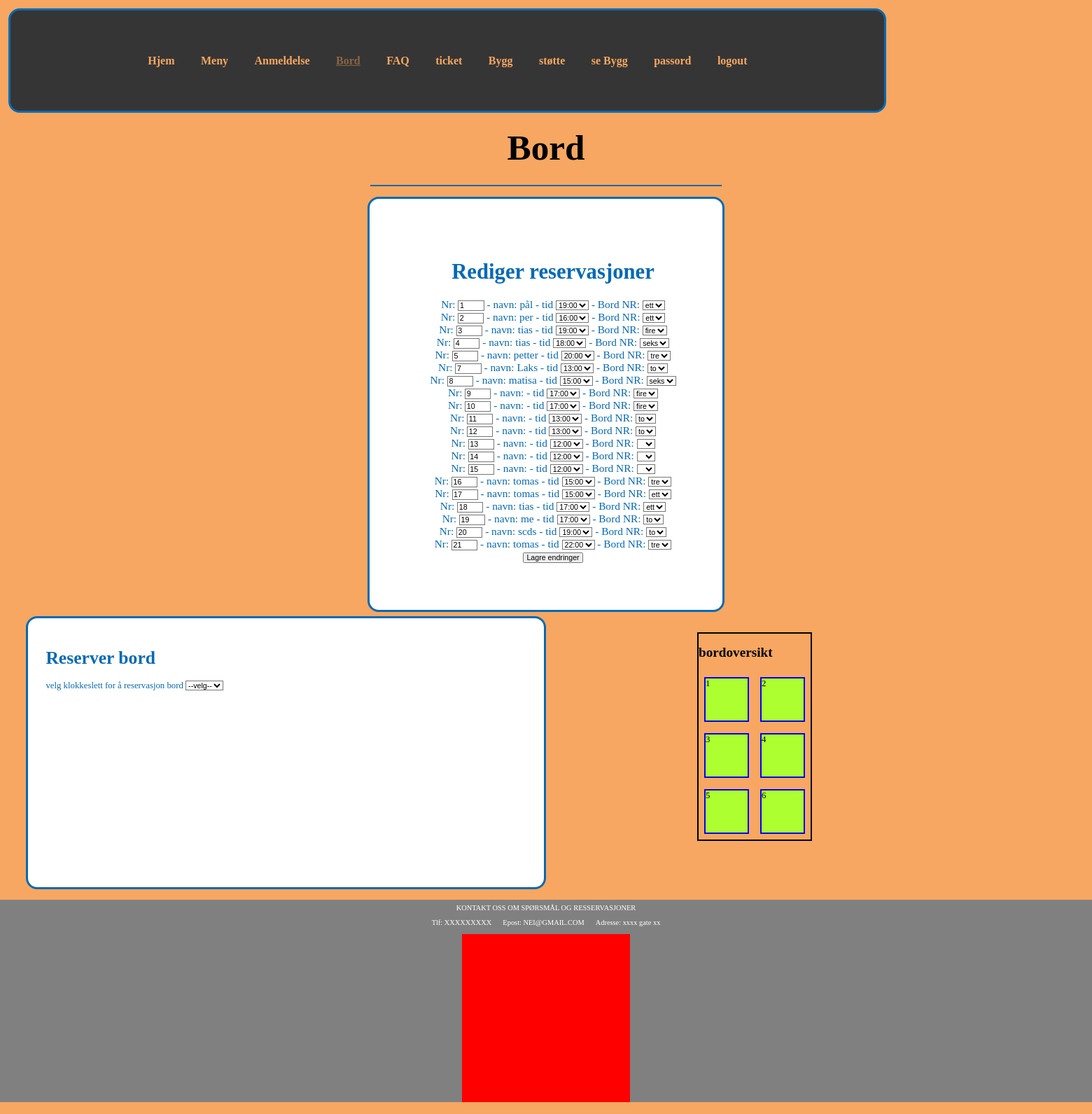
The app's page /php/Bord.php (signed in) with its own data.
### tables this page shows
CREATE TABLE `bord` (
  `id` int(11) NOT NULL,
  `dato` date NOT NULL,
  `Nr` varchar(10) NOT NULL,
  `navn` varchar(40) NOT NULL,
  `komentar` varchar(255) NOT NULL,
  `tid` int(11) NOT NULL
);

### php/Bord.php (the view, shortened to what this page needs)
<?php
include("koble.php");
?>
<!DOCTYPE html>
<html lang="en">
<head>
    <link rel="stylesheet" href="../style/style.css" media="screen and (min-device-width: 800px)">
    <link rel="stylesheet" href="../style/phonestyle.css" media="screen and (max-device-width: 800px)">
</head>
<body>
    <div class="meny">
        <a class="orange" href="../index.php">Hjem</a>
        <a class="orange" href="Meny.php">Meny</a>
        <a class="orange" href="Anmeldelse.php">Anmeldelse</a>
        <a class="darkorange" href="bord.php">Bord</a>
        <a class="orange" href="FAQ.php">FAQ</a>
        <a class="orange" href="tickting/ticket.php">ticket</a>
        <a class="orange" href="BB.php">Bygg</a>
        <?php if (isset($_SESSION['admin']) && $_SESSION['admin'] === 'Admin') {?>
                <?php if (isset($_SESSION['admin']) && $_SESSION['admin'] === 'Admin') {?>
                <a class="orange" href="tickting/brukerS.php">støtte</a>
        <?php } } ?>
        <a class="orange" href="showBB.PHP">se Bygg</a>
        <?php
        if ($_SESSION) {
            echo '<a class="orange" href="passord.php">passord</a>';
            echo '<a class="orange" href="../login/logout.php">logout</a>';
        } else {
            echo ' <a class="orange" href="../login/inLOG.php">login</a>';
        }
        ?>
    </div>
    <h1 class="overskrift">
        Bord
    </h1>
    <div class="line"></div>
    <br>
    <?php
if (isset($_SESSION['admin']) && $_SESSION['admin'] === 'Admin'|| $_SESSION && $_SESSION['admin'] == 'Manager') {
    ?><div class="bordmanage center"><?php
    echo '<div class="Vad"><form method="post">';
    echo "<h1>Rediger reservasjoner</h1>";
    $query = "SELECT * FROM bord;";
    $result = mysqli_query($con, $query);
    while ($row = mysqli_fetch_assoc($result)) {
        $tid = ($row["tid"] + 12) . ":00";
        echo "Nr: <input type='number' class='bestilltid' value='" . $row["id"] .
            "' placeholder='" . $row["id"] . "'> - ";
        echo "  navn: " . $row["navn"] .
            " - tid <select name='tid" . $row["id"] . "'>
                <option value='" . $row["tid"] . "'>" . $tid . "</option>
                <option value='1'>13:00</option>
                <option value='2'>14:00</option>
                <option value='3'>15:00</option>
                <option value='4'>16:00</option>
                <option value='5'>17:00</option>
                <option value='6'>18:00</option>
                <option value='7'>19:00</option>
                <option value='8'>20:00</option>
                <option value='9'>21:00</option>
                <option value='10'>22:00</option>
            </select>
            - Bord NR: <select name='bord" . $row["id"] . "'>
                <option value='" . $row["Nr"] . "'>" . $row["Nr"] . "</option>
                <option value='ett'>1</option>
                <option value='to'>2</option>
                <option value='tre'>3</option>
                <option value='fire'>4</option>
                <option value='fem'>5</option>
                <option value='seks'>6</option>
            </select>
            <br>";
    }
    echo "<input type='submit' value='Lagre endringer' name='submit' />
    </form></div></div>";
}
?>
    <div class="border absolute">
        <h2>bordoversikt</h2>
        <div class="flex">
            <div id="1" class="border bord"> 1</div>
            <div id="2" class="border bord">2 </div>
        </div>
        <div class="flex">
            <div id="3" class="border bord">3</div>
            <div id="4" class="border bord">4</div>
        </div>
        <div class="flex">
            <div id="5" class="border bord">5</div>
            <div id="6" class="border bord">6</div>
        </div>
    </div>
<div class="bordreserver">
    <h1>Reserver bord</h1>
    <form method="POST">
        <label for="tid">velg klokkeslett for å reservasjon bord</label>
        <select name="tid" id="tid" onchange="visdiv(); optatt();">
            <option value="0">--velg--</option>
        </select><br><br>
    </form>
 <?php
  if ($_SESSION && $_SESSION['admin'] == 'Admin' || $_SESSION && $_SESSION['admin'] == 'Manager')
  {echo "<br> <br><br> <br><br> <br><br> <br><br> <br><br> <br><br> <br><br> <br>";
}
    ?>
      </div>              <br>
    <div class="
    <?php
    if(!$_SESSION)
    {echo "bunn";}
    else if($_SESSION['admin'] != 'Admin')
    {if($_SESSION['admin'] != 'Manager'){echo "bunn";} }
    ?> bunntext">
    KONTAKT OSS OM SPØRSMÅL OG RESSERVASJONER
                <div class="kon">
                    <p>Tlf: XXXXXXXXX</p>
                    <p>Epost: NEI@GMAIL.COM</p>
                    <p>Adresse: xxxx gate xx</p>
                </div> <div class="classTest"></div>
</body>
</html>

### style/style.css (style rules this page uses)
body { background: #f7a761; color: rgb(0, 0, 0); margin: 0 auto; overflow-x: hidden; font-size: 16px; zoom: 80%; }
body { background: #f7a761; color: rgb(0, 0, 0); margin: 0px auto; overflow-x: hidden; }
.meny { display: flex; justify-content: center; margin: 1vw; gap: 4vw; font-size: 27px; background-color: rgb(53, 53, 53); padding: 2vw; font-weight: bolder; border: solid #0569B4 4px; border-radius: 20px; }
.overskrift { text-align: center; scale: 2; padding: 3vh; }
.orange { color: #f7a761; transition: 0.5s; }
.line { width: 40vw; border: solid 2px #0569B4; margin-left: auto; margin-right: auto; }
.darkorange { color: #4f84ae; text-decoration: underline; }
.bordreserver { background-color: white; width: 55vw; margin-left: 3vw; margin-top: 1vh; border: #0569B4 4px solid; border-radius: 20px; padding: 2vw; color: #0569B4; overflow: hidden; }
.bestilltid { width: 40px; }
a { text-decoration: none; }
.bunntext { background-color: gray; font-size: small; color: white; padding-top: 7px; width: 100%; display: flex; flex-direction: column; align-items: center; position: absolute; }
.kon { display: flex; flex-direction: row; gap: 20px; }
.border { border: solid black 3px; right: 50px; width: fit-content; margin-left: auto; }
.absolute { margin-top: 37px; position: absolute; }
.bord { width: 75px; height: 75px; float: left; margin: 10px; border-color: blue; background-color: greenyellow; }
.flex { display: flex; }
.Vad { padding: 5px; padding-left: 30px; font-size:larger; animation: colorChange 5s infinite alternate; }
.center { display: flex; flex-direction: column; align-items: center; }
.bordmanage { background-color: white; width: fit-content; margin-left: auto; margin-right: auto; text-align:center; border: #0569B4 4px solid; border-radius: 20px; padding: 5vw; color: #0569B4; overflow: hidden; }

### style/phonestyle.css (style rules this page uses)
body { background: #f7a761; color: rgb(0, 0, 0); margin: 0 auto; overflow-x: hidden; font-size: 16px; }
.meny { width: 90vw; display: flex; flex-direction: row; gap: 3vw; font-size: 20px; background-color: rgb(53, 53, 53); padding: 5vw; z-index: 10; align-content: center; justify-content: center; }
.overskrift { text-align: center; }
.orange { color: #f7a761; }
.darkorange { color: #896546; text-decoration: underline; }
a { text-decoration: none; }
.bunntext { background-color: gray; font-size: small; color: white; padding-top: 7px; width: 100%; display: flex; flex-direction: column; align-items: center; position: absolute; }
.kon { display: flex; flex-direction: row; gap: 20px; }
.border { border: solid black 3px; right: 500px; width: fit-content; margin-left: auto; }
.absolute { margin-top: 37px; position: absolute; }
.bord { width: 75px; height: 75px; float: left; margin: 10px; border-color: blue; background-color: greenyellow; }
.flex { display: flex; }
.Vad { padding: 5px; padding-left: 30px; font-size: larger; animation: colorChange 5s infinite alternate; }
.classTest { width: 300px; height: 300px; background-color: red; }

### records on screen
bord: id "1", navn "pål", tid+id "19:00", Nr+id "ett"
bord: id "2", navn "per", tid+id "16:00", Nr+id "ett"
bord: id "3", navn "tias", tid+id "19:00", Nr+id "fire"
bord: id "4", navn "tias", tid+id "18:00", Nr+id "seks"
bord: id "5", navn "petter", tid+id "20:00", Nr+id "tre"
bord: id "7", navn "Laks", tid+id "13:00", Nr+id "to"
bord: id "8", navn "matisa", tid+id "15:00", Nr+id "seks"
bord: id "9", tid+id "17:00", Nr+id "fire"
bord: id "10", tid+id "17:00", Nr+id "fire"
bord: id "11", tid+id "13:00", Nr+id "to"
bord: id "12", tid+id "13:00", Nr+id "to"
bord: id "13", tid+id "12:00"
bord: id "14", tid+id "12:00"
bord: id "15", tid+id "12:00"
bord: id "16", navn "tomas", tid+id "15:00", Nr+id "tre"
bord: id "17", navn "tomas", tid+id "15:00", Nr+id "ett"
bord: id "18", navn "tias", tid+id "17:00", Nr+id "ett"
bord: id "19", navn "me", tid+id "17:00", Nr+id "to"
bord: id "20", navn "scds", tid+id "19:00", Nr+id "to"
bord: id "21", navn "tomas", tid+id "22:00", Nr+id "tre"
